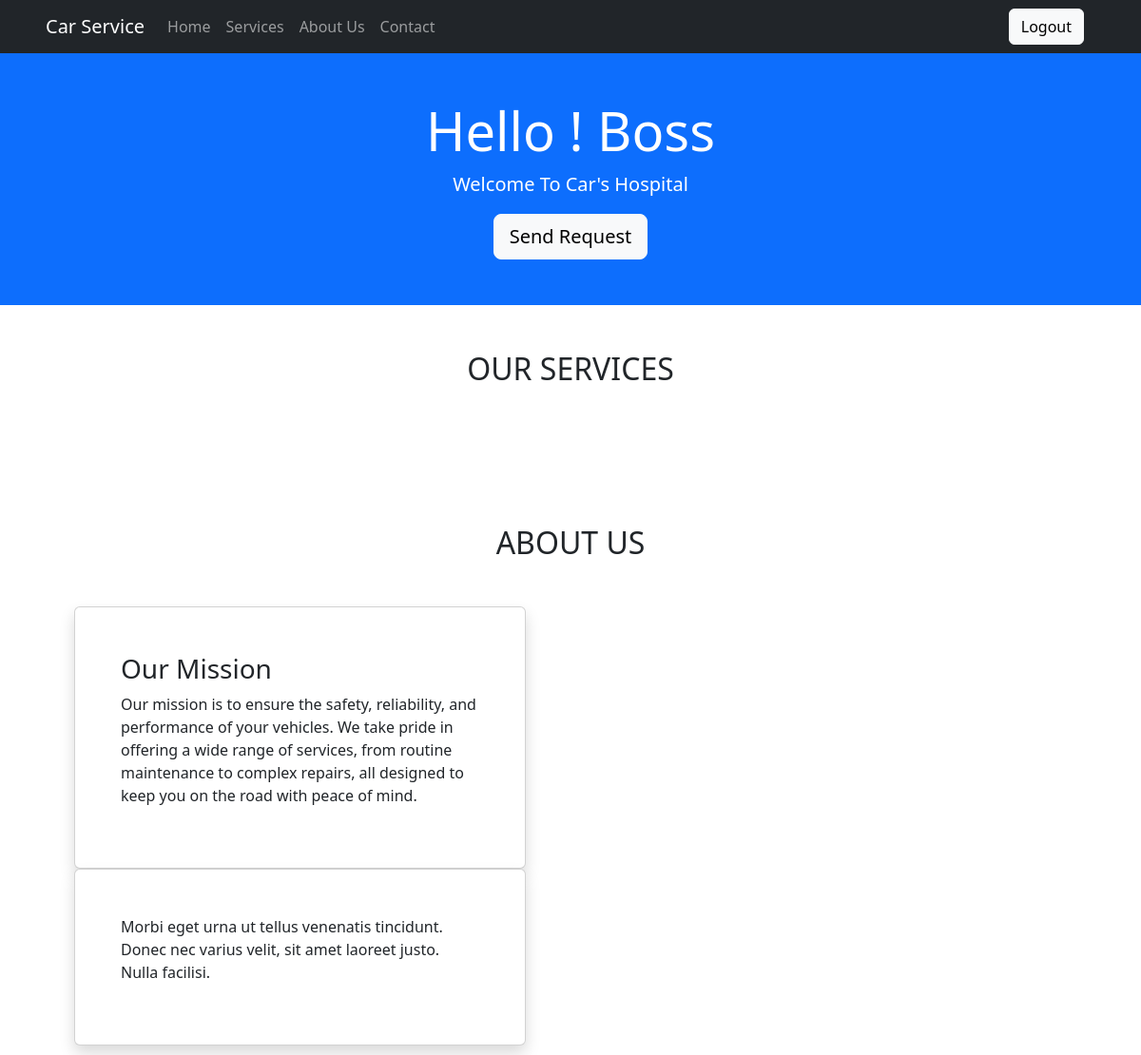
The page /user_home.php (signed in, upper part) on the database as committed earlier.
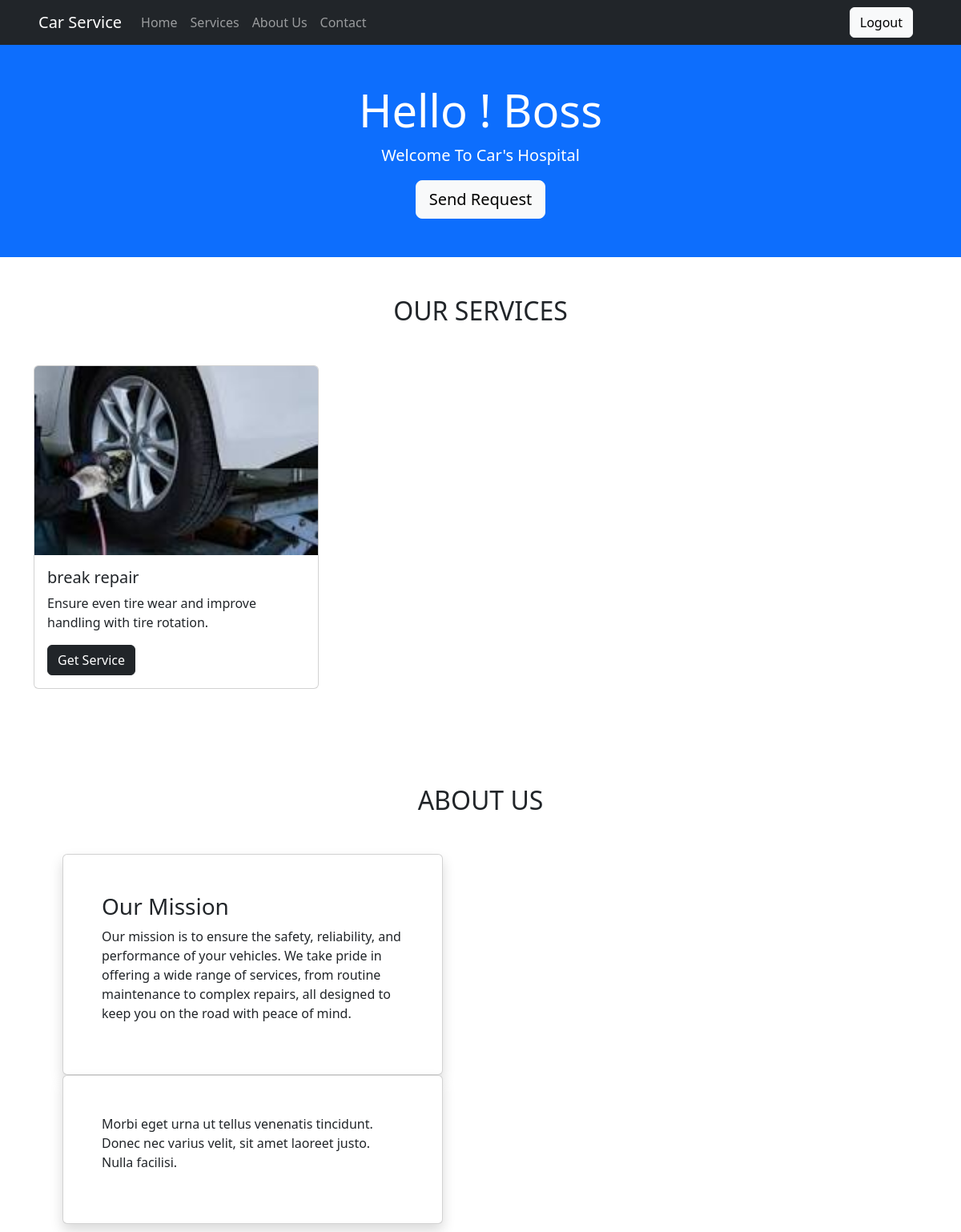
The same page on the database as committed later.
### tables this page shows
CREATE TABLE `services` (
  `sid` int(11) NOT NULL,
  `sname` varchar(100) NOT NULL,
  `image` varchar(100) NOT NULL,
  `serviceDesc` varchar(10000) NOT NULL,
  `isActive` tinyint(1) NOT NULL,
  `price` int(11) NOT NULL
);

### user_home.php (the view, shortened to what this page needs)
<?php
require 'connection.php';
?>
<!DOCTYPE html>
<html lang="en">
<head>
    <link rel="stylesheet" href="./css/bootstrap.min.css">
</head>
<body>
    <nav class="navbar navbar-expand-lg navbar-dark bg-dark sticky-top" style="background-color: #e3f2fd;">
        <div class="container-fluid ps-5">
            <a class="navbar-brand" href="#home">Car Service</a>
            <div class="collapse navbar-collapse" id="navbarSupportedContent">
                <ul class="navbar-nav me-auto mb-2 mb-lg-0">
                    <li class="nav-item">
                        <a class="nav-link" href="#home">Home</a>
                    </li>
                    <li class="nav-item">
                        <a class="nav-link" href="#service">Services</a>
                    </li>
                    <li class="nav-item">
                        <a class="nav-link" href="#aboutus">About Us</a>
                    </li>
                    <li class="nav-item">
                        <a class="nav-link" href="#contect">Contact</a>
                    </li>
                </ul>
                <div class="d-flex pe-5">
                    <a href="./logout.php" class="btn btn-light">Logout</a>
                </div>
            </div>
        </div>
    </nav>
    <div class="hero bg-primary text-white text-center py-5" id="home">
        <div class="container">
            <h1 class="display-4">Hello ! <?php echo $_SESSION['username']; ?></h1>
            <p class="lead">Welcome To Car's Hospital</p>
            <a href="./send_req.php" class="btn btn-light btn-lg">Send Request</a>
        </div>
    </div>
    <div class="services py-5" id="service">
        <div class="container">
            <h2 class="text-center mb-5">OUR SERVICES</h2>
            <div class="row">
                <?php
                $qry = "select * from services where isActive='1'";
                $result = mysqli_query($conn, $qry);
                while ($r = mysqli_fetch_assoc($result)) {
                ?>
                    <div class="col-md-4 mb-4">
                        <div class="card">
                            <img src=".<?php echo $r['image']?>" class="card-img-top" alt="Service 1">
                            <div class="card-body">
                                <h5 class="card-title"><?php echo $r['sname']?></h5>
                                <p class="card-text"><?php echo $r['serviceDesc']?></p>
                                <button class="btn btn-dark">Get Service</button>
                            </div>
                        </div>
                    </div>
                <?php
                }
                ?>
            </div>
        </div>
    </div>
    <div class="about py-5" id="aboutus">
        <div class="container">
            <h2 class="text-center mb-5">ABOUT US</h2>
            <div class="row">
                <div class="col-md-5 card mx-5 p-5 shadow">
                    <h3>Our Mission</h3>
                    <p>Our mission is to ensure the safety, reliability, and performance of your vehicles. We take pride in offering a wide range of services, from routine maintenance to complex repairs, all designed to keep you on the road with peace of mind.</p>
                </div>
                <div class="col-md-5 card mx-5 p-5 shadow">
                    <p>Morbi eget urna ut tellus venenatis tincidunt. Donec nec varius velit, sit amet laoreet justo. Nulla facilisi.</p>
                </div>
            </div>
        </div>
    </div>
</body>
</html>

Rows that differ between the two databases and show on the page:
now on this page (row edited): services: image (picture), sname "break repair", serviceDesc "Ensure even tire wear and improve handling with tire rotation."
